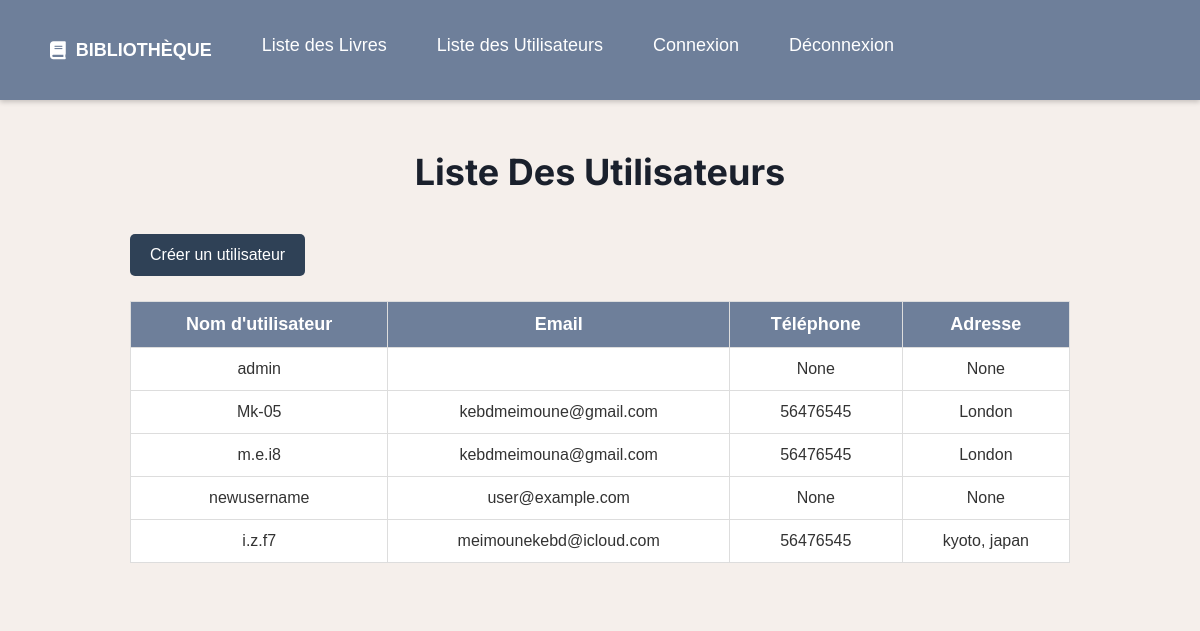
The app's page /utilisateurs/ (signed in) with its own data.
### bibliotheque/models.py (models this page shows, shortened)
class UtilisateurBibliotheque(AbstractUser):
    utilisateur = models.ForeignKey(settings.AUTH_USER_MODEL, on_delete=models.CASCADE,
                                    related_name='utilisateur_bibliotheque', null=True, blank=True)
    adresse = models.TextField(blank=True, null=True)
    telephone = models.CharField(max_length=15, blank=True, null=True)

### bibliotheque/views.py (the view)
# urls.py: path('utilisateurs/', views.liste_utilisateurs, name='liste_utilisateurs'),
@user_passes_test(is_admin)
def liste_utilisateurs(request):
    utilisateurs = UtilisateurBibliotheque.objects.all()
    return render(request, 'bibliotheque/liste_utilisateurs.html', {'utilisateurs': utilisateurs})

### bibliotheque/views.py (called while the page is built)
def is_admin(user):
    return user.is_staff

### bibliotheque/templates/bibliotheque/liste_utilisateurs.html
{% extends 'bibliotheque/liste_livres.html' %}
{% block content %}
    <main>
<h1 class="page-title">Liste des Utilisateurs</h1>
<a href="{% url 'creer_utilisateur' %}" class="btn-add">Créer un utilisateur</a>
<table class="admin-table">
    <thead>
        <tr>
            <th>Nom d'utilisateur</th>
            <th>Email</th>
            <th>Téléphone</th>
            <th>Adresse</th>
        </tr>
    </thead>
    <tbody>
        {% for utilisateur in utilisateurs %}
        <tr>
            <td>{{ utilisateur.username }}</td>
            <td>{{ utilisateur.email }}</td>
            <td>{{ utilisateur.telephone }}</td>
            <td>{{ utilisateur.adresse }}</td>
        </tr>
        {% endfor %}
    </tbody>
</table>
    </main>
{% endblock %}

### bibliotheque/static/css/style.css (style rules this page uses)
* { margin: 0; padding: 0; box-sizing: border-box; }
body { font-family: 'Arial', sans-serif; background-color: #F5EFEB !important; color: #333; }
main { padding: 20px 30px; max-width: 1000px; margin: 10px auto; background-color: #F5EFEB !important; }
.page-title { font-size: 36px; font-weight: 700; color: #1a202c; margin-bottom: 40px; margin-top: 20px; text-align: center; font-family: 'Inter', sans-serif; text-transform: capitalize; }
.btn-add { background-color:#2F4156 !important; color: white; padding: 12px 20px; text-decoration: none; border-radius: 5px; display: inline-block; font-size: 16px; transition: background-color 0.3s; margin-bottom: 5px; }
.admin-table { width: 100%; margin: 20px auto; border-collapse: collapse; }
.admin-table th, .admin-table td { padding: 12px; text-align: center; border: 1px solid #ddd; }
.admin-table th { background-color: #6E7F9A !important; color: white; font-size: 18px; }
.admin-table td { font-size: 16px; background-color: white; }

### records on screen
UtilisateurBibliotheque: username "admin", telephone "None", adresse "None"
UtilisateurBibliotheque: username "Mk-05", email "kebdmeimoune@gmail.com", telephone "56476545", adresse "London"
UtilisateurBibliotheque: username "m.e.i8", email "kebdmeimouna@gmail.com", telephone "56476545", adresse "London"
UtilisateurBibliotheque: username "newusername", email "user@example.com", telephone "None", adresse "None"
UtilisateurBibliotheque: username "i.z.f7", email "meimounekebd@icloud.com", telephone "56476545", adresse "kyoto, japan"
